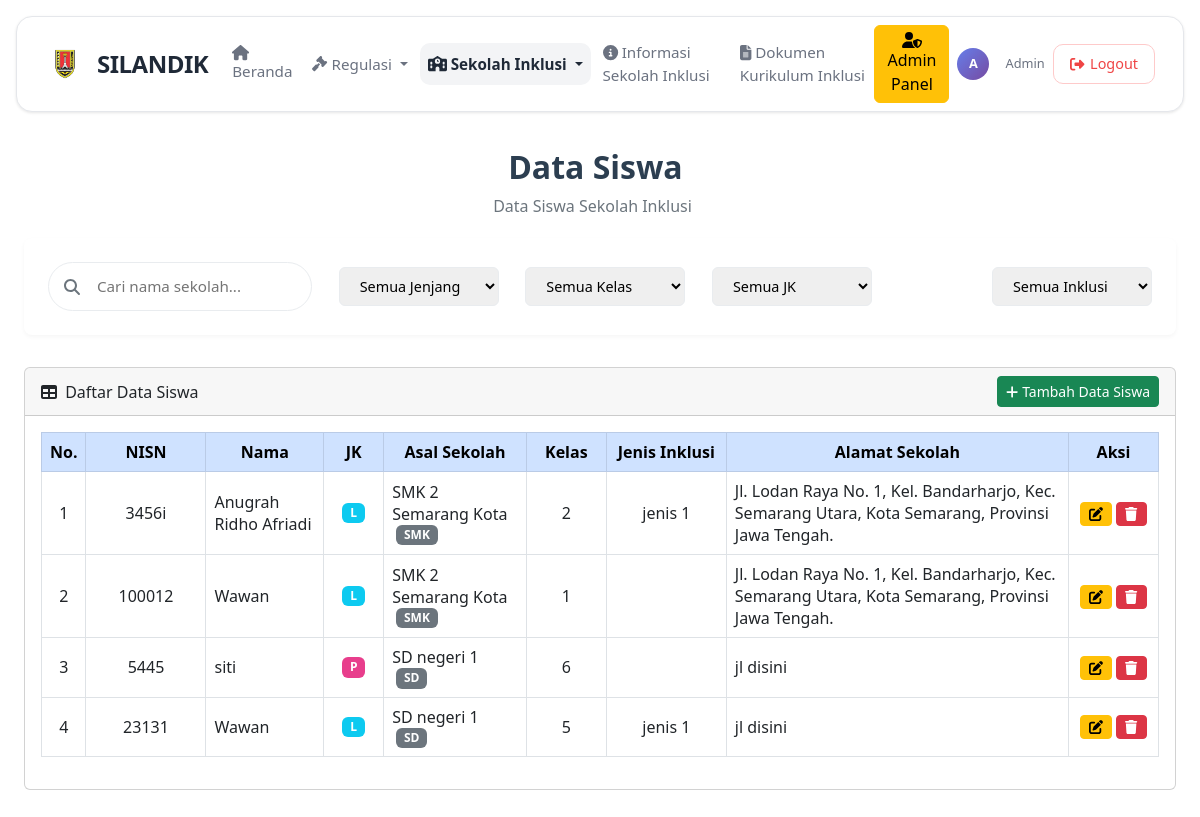
/kategori_data/data_siswa.php (signed in), run on the app's committed database.
### tables this page shows
CREATE TABLE `data_siswa` (
  `id` int(11) NOT NULL,
  `nisn` varchar(20) NOT NULL,
  `nama_siswa` varchar(100) NOT NULL,
  `jenis_kelamin` enum('L','P') NOT NULL,
  `kelas` varchar(10) NOT NULL,
  `jenis_inklusi` varchar(255) NOT NULL,
  `sekolah_id` int(11) NOT NULL
);

CREATE TABLE `data_sekolah_inklusi` (
  `id` int(11) NOT NULL,
  `npsn` varchar(20) NOT NULL,
  `nama_sekolah` varchar(255) NOT NULL,
  `alamat` varchar(255) NOT NULL,
  `kepala_sekolah` varchar(100) NOT NULL,
  `telepon` varchar(20) DEFAULT NULL,
  `tanggal_berdiri` date DEFAULT NULL,
  `website` varchar(255) DEFAULT NULL,
  `logo_sekolah` varchar(255) DEFAULT NULL,
  `deskripsi` text DEFAULT NULL,
  `jenjang_sekolah` enum('SD','SMP','SMA','SMK') NOT NULL DEFAULT 'SD'
);

### kategori_data/data_siswa.php (the view, shortened to what this page needs)
<?php
include '../partials/head.php';
?>
<?php include '../sidebar.php'; ?>
<div id="layoutSidenav">
    <div id="layoutSidenav_content">
        <main>
            <div class="container-fluid px-4">
                <div class="header-section">
                    <div class="header-container">
                        <div class="header-title">
                            <h1 class="page-title">Data Siswa</h1>
                            <p class="page-subtitle">Data Siswa Sekolah Inklusi</p>
                        </div>
                    </div>
                </div>
                <div class="search-section">
                    <div class="row align-items-center g-3 flex-wrap">
                        <div class="col-md-3">
                            <div class="search-input-group">
                                <i class="fas fa-search search-icon"></i>
                                <input type="text" class="search-input" placeholder="Cari nama sekolah..." id="searchInput">
                            </div>
                        </div>
                        <div class="col-md-2">
                            <div class="filter-section">
                                <select class="filter-select" id="jenjangFilter">
                                    <option value="">Semua Jenjang</option>
                                </select>
                            </div>
                        </div>
                        <div class="col-md-2">
                            <div class="filter-section">
                                <select class="filter-select" id="kelasFilter">
                                    <option value="">Semua Kelas</option>
                                </select>
                            </div>
                        </div>
                        <div class="col-md-2">
                            <div class="filter-section">
                                <select class="filter-select" id="jkFilter">
                                    <option value="">Semua JK</option>
                                </select>
                            </div>
                        </div>
                        <div class="col-md-3">
                            <div class="filter-section">
                                <select class="filter-select" id="inklusiFilter">
                                    <option value="">Semua Inklusi</option>
                                </select>
                            </div>
                        </div>
                    </div>
                </div>
                <div class="card mb-4">
                    <div class="card-header d-flex justify-content-between align-items-center">
                        <div>
                            <i class="fas fa-table me-1"></i>
                            Daftar Data Siswa
                        </div>
                        <?php if (isset($_SESSION['role']) && in_array($_SESSION['role'], ['admin', 'pengurus'])) : ?>
                            <a href="tambah_siswa.php" class="btn btn-success btn-sm">
                                <i class="fas fa-plus"></i> Tambah Data Siswa
                            </a>
                        <?php endif; ?>
                    </div>
                    <div class="card-body">
                        <div class="table-responsive">
                            <?php if (isset($_SESSION['role']) && in_array($_SESSION['role'], ['admin', 'pengurus'])) : ?>
                                <table id="datatablesSimple" class="table table-bordered table-hover align-middle">
                                    <thead class="table-primary text-center">
                                        <tr>
                                            <th style="width:40px;">No.</th>
                                            <th style="width:120px;">NISN</th>
                                            <th>Nama</th>
                                            <th style="width:60px;">JK</th>
                                            <th>Asal Sekolah</th>
                                            <th style="width:80px;">Kelas</th>
                                            <th style="width:120px;">Jenis Inklusi</th>
                                            <th>Alamat Sekolah</th>
                                            <th style="width:90px;">Aksi</th>
                                        </tr>
                                    </thead>
                                    <tbody>
                                        <?php
                                        $no = 1;
                                        $query = mysqli_query($conn, "SELECT s.*, ds.nama_sekolah, ds.alamat, ds.jenjang_sekolah
                                            FROM data_siswa s
                                            LEFT JOIN data_sekolah_inklusi ds ON s.sekolah_id = ds.id
                                            ORDER BY s.id DESC");
                                        while ($row = mysqli_fetch_assoc($query)) :
                                        ?>
                                            <tr>
                                                <td class="text-center"><?= $no++; ?></td>
                                                <td class="text-center"><?= htmlspecialchars($row['nisn']); ?></td>
                                                <td><?= htmlspecialchars($row['nama_siswa']); ?></td>
                                                <td class="text-center">
                                                    <?php if ($row['jenis_kelamin'] == 'L'): ?>
                                                        <span class="badge bg-info">L</span>
                                                    <?php elseif ($row['jenis_kelamin'] == 'P'): ?>
                                                        <span class="badge bg-pink text-white" style="background:#e83e8c;">P</span>
                                                    <?php else: ?>
                                                        <span class="badge bg-secondary">-</span>
                                                    <?php endif; ?>
                                                </td>
                                                <td>
                                                    <?= htmlspecialchars($row['nama_sekolah']); ?>
                                                    <span class="badge bg-secondary ms-1"><?= htmlspecialchars($row['jenjang_sekolah']); ?></span>
                                                </td>
                                                <td class="text-center"><?= htmlspecialchars($row['kelas']); ?></td>
                                                <td class="text-center"><?= htmlspecialchars($row['jenis_inklusi']); ?></td>
                                                <td><?= htmlspecialchars($row['alamat']); ?></td>
                                                <td class="text-center">
                                                    <a href="edit_siswa.php?id=<?= $row['id']; ?>" class="btn btn-warning btn-sm" title="Edit">
                                                        <i class="fas fa-edit"></i>
                                                    </a>
                                                    <a href="hapus_siswa.php?id=<?= $row['id']; ?>" class="btn btn-danger btn-sm" title="Hapus" onclick="return confirm('Yakin ingin menghapus data ini?')">
                                                        <i class="fas fa-trash"></i>
                                                    </a>
                                                </td>
                                            </tr>
                                        <?php endwhile; ?>
                                    </tbody>
                                </table>
                            <?php endif; ?>
                        </div>
                    </div>
                </div>
            </div>
        </main>
    </div>
</div>
</body>
</html>

### data on the page
data_siswa: nisn "3456i", nama_siswa "Anugrah Ridho Afriadi", jenis_kelamin "L", sekolah.nama_sekolah "SMK 2 Semarang Kota", sekolah.jenjang_sekolah "SMK", kelas "2", jenis_inklusi "jenis 1", sekolah.alamat "Jl. Lodan Raya No. 1, Kel. Bandarharjo, Kec. Semarang Utara, Kota Semarang, Provinsi Jawa Tengah."
data_siswa: nisn "100012", nama_siswa "Wawan", jenis_kelamin "L", sekolah.nama_sekolah "SMK 2 Semarang Kota", sekolah.jenjang_sekolah "SMK", kelas "1", sekolah.alamat "Jl. Lodan Raya No. 1, Kel. Bandarharjo, Kec. Semarang Utara, Kota Semarang, Provinsi Jawa Tengah."
data_siswa: nisn "5445", nama_siswa "siti", jenis_kelamin "P", sekolah.nama_sekolah "SD negeri 1", sekolah.jenjang_sekolah "SD", kelas "6", sekolah.alamat "jl disini"
data_siswa: nisn "23131", nama_siswa "Wawan", jenis_kelamin "L", sekolah.nama_sekolah "SD negeri 1", sekolah.jenjang_sekolah "SD", kelas "5", jenis_inklusi "jenis 1", sekolah.alamat "jl disini"

### other printed values
substr($role,0,1) "A"
$roleLabel "Admin"
